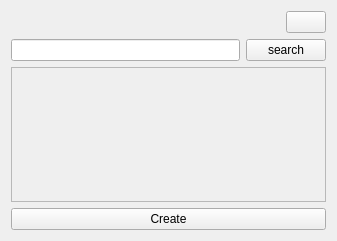
<?xml version="1.0" encoding="UTF-8"?>
<ui version="4.0">
 <class>createGroupCard</class>
 <widget class="QWidget" name="createGroupCard">
  <property name="geometry">
   <rect>
    <x>0</x>
    <y>0</y>
    <width>337</width>
    <height>241</height>
   </rect>
  </property>
  <property name="maximumSize">
   <size>
    <width>16777215</width>
    <height>16777215</height>
   </size>
  </property>
  <property name="windowTitle">
   <string>Form</string>
  </property>
  <property name="styleSheet">
   <string notr="true">/* Фон и закругление самой карточки */
QWidget#createGroupCard {
    background-color: #ffffff;
    border-radius: 10px;
}

/* Поле ввода поиска пользователя */
QWidget#createGroupCard QLineEdit {
    background-color: #f8f9fa;
    color: #000000;
    border: 1px solid #cfd8dc;
    border-radius: 6px;
    padding: 5px 10px;
}
QWidget#createGroupCard QLineEdit:focus {
    border: 1px solid #64b5f6;
    background-color: #ffffff;
}

/* Область прокрутки результатов поиска */
QWidget#createGroupCard QScrollArea {
    background-color: #f8f9fa;
    border: 1px solid #e0e0e0;
    border-radius: 6px;
}
QWidget#createGroupCard QScrollArea &gt; QWidget &gt; QWidget {
    background-color: transparent;
}

/* Обычные кнопки (включая search_btn) */
QWidget#createGroupCard QPushButton {
    background-color: #f0f0f0;
    color: #000000;
    border: 1px solid #cccccc;
    padding: 6px 14px;
    border-radius: 6px;
}
QWidget#createGroupCard QPushButton:hover {
    background-color: #e0e0e0;
}

/* Акцентная голубая кнопка Create */
QWidget#createGroupCard QPushButton#createGroup_btn {
    background-color: #90caf9;
    color: #0d47a1;
    border: 1px solid #64b5f6;
    font-weight: bold;
}
QWidget#createGroupCard QPushButton#createGroup_btn:hover {
    background-color: #64b5f6;
}

/* Аккуратная кнопка закрытия (крестик) */
QWidget#createGroupCard QPushButton#close_btn {
    background-color: transparent;
    border: none;
    border-radius: 4px;
    padding: 4px;
}
QWidget#createGroupCard QPushButton#close_btn:hover {
    background-color: #ffebee;
}
</string>
  </property>
  <layout class="QVBoxLayout" name="verticalLayout_3">
   <item>
    <layout class="QVBoxLayout" name="verticalLayout_2">
     <item>
      <layout class="QHBoxLayout" name="horizontalLayout_2">
       <property name="spacing">
        <number>5</number>
       </property>
       <item>
        <spacer name="horizontalSpacer">
         <property name="orientation">
          <enum>Qt::Orientation::Horizontal</enum>
         </property>
         <property name="sizeHint" stdset="0">
          <size>
           <width>40</width>
           <height>20</height>
          </size>
         </property>
        </spacer>
       </item>
       <item>
        <widget class="QPushButton" name="close_btn">
         <property name="text">
          <string/>
         </property>
         <property name="icon">
          <iconset>
           <normaloff>../photo/крест.jpg</normaloff>../photo/крест.jpg</iconset>
         </property>
        </widget>
       </item>
      </layout>
     </item>
     <item>
      <layout class="QVBoxLayout" name="verticalLayout">
       <item>
        <layout class="QHBoxLayout" name="horizontalLayout">
         <item>
          <widget class="QLineEdit" name="usname_label"/>
         </item>
         <item>
          <widget class="QPushButton" name="search_btn">
           <property name="text">
            <string>search</string>
           </property>
          </widget>
         </item>
        </layout>
       </item>
       <item>
        <widget class="QScrollArea" name="scrollArea">
         <property name="widgetResizable">
          <bool>true</bool>
         </property>
         <widget class="QWidget" name="scrollAreaWidgetContents">
          <property name="geometry">
           <rect>
            <x>0</x>
            <y>0</y>
            <width>313</width>
            <height>111</height>
           </rect>
          </property>
         </widget>
        </widget>
       </item>
       <item>
        <widget class="QPushButton" name="createGroup_btn">
         <property name="text">
          <string>Create</string>
         </property>
        </widget>
       </item>
      </layout>
     </item>
    </layout>
   </item>
  </layout>
 </widget>
 <resources/>
 <connections/>
</ui>
